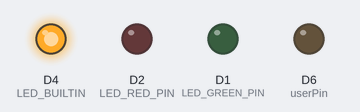
The program below on a simulated ESP8266 (Wemos D1 mini). On the bench: output pins drawn as LEDs (lit = HIGH, except the on-board LED, lit = LOW). WiFi joins after 1.5 s; servers stay silent unless stated; random numbers use the default seed unless the program sets one; not simulated (calls return 0 or success): secrets.h; what the program prints to the serial monitor is not drawn.

Above: at 3.2 s.
Timing chart, 0 to 9.8 s (numbered marks = the images above):
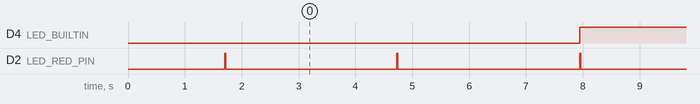

The program:

main.cpp
```cpp
#include <Arduino.h>
#include <ESP8266WiFi.h>
#include <ESP8266HTTPClient.h>
#include <WiFiClient.h>
#include <ArduinoJson.h>
#include <utility.h>

#include "secrets.h"
#include "dimmer.h"

char ssid[] = SECRET_SSID;
char pass[] = SECRET_PASS;

char iotServerUrl[] = IOT_SERVER_URL;
char iotToken[] = IOT_TOKEN;

const int LED_DELAY = 200;

// #define LED_RED_PIN D6   // D6 on D1 Mini is GPIO12
// #define LED_GREEN_PIN D5 // D5 on D1 Mini is GPIO14
#define LED_RED_PIN D2   // D2 on D1-Mini-lite-8266 is GPIO4
#define LED_GREEN_PIN D1 // D1 on D1-Mini-lite-8266 is GPIO5
// #define LED_RED_PIN D8   // D8 on D1-Mini-lite-8266 is GPIO15
// #define LED_GREEN_PIN D7 // D7 on D1-Mini-lite-8266 is GPIO13

void connectToWiFi()
{
  Serial.println();
  Serial.print("Connecting to WiFi: ");
  Serial.println(ssid);

  WiFi.begin(ssid, pass);

  int attempts = 0;
  while (WiFi.status() != WL_CONNECTED && attempts < 30)
  {
    delay(500);
    Serial.print(".");
    attempts++;
  }

  if (WiFi.status() == WL_CONNECTED)
  {
    Serial.println();
    Serial.println("WiFi connected!");
    Serial.print("IP address: ");
    Serial.println(WiFi.localIP());
  }
  else
  {
    Serial.println();
    Serial.println("WiFi connection failed!");
  }
}

int makeHttpRequest()
{
  int result = 0;

  if (WiFi.status() == WL_CONNECTED)
  {
    WiFiClient client;
    HTTPClient http;

    const char *powerSensor = "sensor.powermeter_power";
    const String serverUrl = String(iotServerUrl) + "/api/states/" + powerSensor;

    // Serial.println();
    // Serial.print("Making HTTP request to: ");
    // Serial.println(iotServerUrl);

    http.begin(client, serverUrl);
    http.addHeader("Authorization", String("Bearer ") + iotToken);

    int httpCode = http.GET();

    if (httpCode > 0)
    {
      // Serial.print("HTTP Response code: ");
      // Serial.println(httpCode);

      if (httpCode == HTTP_CODE_OK)
      {
        String payload = http.getString();
        // Serial.println("Response:");
        // Serial.println(payload);

        // Parse JSON response
        JsonDocument doc;
        DeserializationError error = deserializeJson(doc, payload);

        if (error)
        {
          Serial.print("JSON parsing failed: ");
          Serial.println(error.c_str());
        }
        else
        {
          // Extract entity_id and state
          String entityId = doc["entity_id"].as<String>();
          int state = doc["state"].as<int>();

          // Serial.println("\nParsed values:");
          // Serial.print("Entity ID: ");
          // Serial.println(entityId);
          // Serial.print("State: ");
          // Serial.println(state);

          result = state;
        }
      }
    }
    else
    {
      Serial.print("HTTP request failed, error: ");
      Serial.println(http.errorToString(httpCode));
    }

    http.end();
  }
  else
  {
    Serial.println("WiFi not connected!");
  }
  return result;
}

void setup()
{

  wait_for_serial_connection(115200);

  pinMode(LED_RED_PIN, OUTPUT);
  digitalWrite(LED_RED_PIN, LOW);

  pinMode(LED_GREEN_PIN, OUTPUT);
  digitalWrite(LED_RED_PIN, LOW);

  pinMode(LED_BUILTIN, OUTPUT);
  digitalWrite(LED_BUILTIN, LOW);

  setup_dimmer();

  Serial.println("\n\nStarting ESP8266...");

  // Connect to WiFi
  connectToWiFi();

  // Make initial HTTP request
  if (WiFi.status() == WL_CONNECTED)
  {
    makeHttpRequest();
  }
}

#define POWER_RESERVE 10

void loop()
{

  static int current_power_consumption = 0;

  const int requestInterval = 5000;
  // Make HTTP request every 5 seconds
  static unsigned long lastRequest = 0;
  if (millis() - lastRequest > requestInterval)
  {
    // blue  board-led during http request
    digitalWrite(LED_BUILTIN, LOW);
    current_power_consumption = makeHttpRequest();
    digitalWrite(LED_BUILTIN, HIGH);

    lastRequest = millis();

    update_dimmer(-1 * current_power_consumption);
  }

  // if current_power_consumption is negative then the PV produces more than the house consumes,
  // :-)
  if (current_power_consumption < -POWER_RESERVE)
  {
    // blink green LED to show activity
    digitalWrite(LED_GREEN_PIN, HIGH);
    delay(20);
    digitalWrite(LED_GREEN_PIN, LOW);
    delay(3000);
  }
  else
  {
    // Blink LED to show activity
    digitalWrite(LED_RED_PIN, HIGH);
    delay(20);
    digitalWrite(LED_RED_PIN, LOW);
    delay(3000);
  }
}
```

utility.h
```cpp
void wait_for_serial_connection(uint32_t baudrate = 9600);
```

dimmer.cpp
```cpp
#include <RBDdimmer.h>

#define userPin 12 // GPIO12 on D1 Mini = D6
#define zcPin 14   // GPIO14 on D1 Mini = D5

const int WANTED_POWER_RESERVE = 150;
const int HYSTERESIS = 30;

dimmerLamp dimmer(userPin, zcPin);

void setup_dimmer()
{
  // Initialize dimmer (if needed)
  dimmer.setPower(0);
  dimmer.begin(NORMAL_MODE, ON_OFF_typedef::ON);
}

// current_power
// > 0 we have more PV power than the house consumes
// < 0 not enough PV power
void update_dimmer(int current_power)
{
  if (current_power <= 0)
  {
    // switch off
    dimmer.setPower(0);
    return;
  }

  int availiablePower = current_power - WANTED_POWER_RESERVE;
  int delta = 5;
  if (availiablePower > 200 || availiablePower < 0)
  {
    delta = 20;
  }

  int oldPercentPower = dimmer.getPower();
  int newPercentPower = oldPercentPower;
  if (availiablePower > 0)
  {
    newPercentPower = oldPercentPower + delta;
  }
  else
  {
    newPercentPower = oldPercentPower - delta;
  }
  newPercentPower = constrain(newPercentPower, 0, 100);

  dimmer.setPower(newPercentPower);
  Serial.print("Current power / Adjusted Percent power: ");
  Serial.print(current_power);
  Serial.print(" / ");
  Serial.println(newPercentPower);
}
```

dimmer.h
```cpp
void setup_dimmer();

void update_dimmer(int current_power_consumption);
```

rand_int.cpp
```cpp
#include <cstdlib>

int rand_int(int max) {
    return rand() % (max);
}
```

wait_serial.cpp
```cpp
#include <Arduino.h>

void wait_for_serial_connection(uint32_t baudrate)
{
  uint32_t timeout_end = millis() + 2000;
  Serial.begin(baudrate);
  while (!Serial && timeout_end > millis())
  {
  } // wait until the connection to the PC is established
}
```

Measured:
- by itself, D4 (LED_BUILTIN): alternates HIGH for 6.0 s and LOW for 0.20 s
- by itself, D2 (LED_RED_PIN): alternates HIGH for 0.02 s and LOW for 3.0 s
